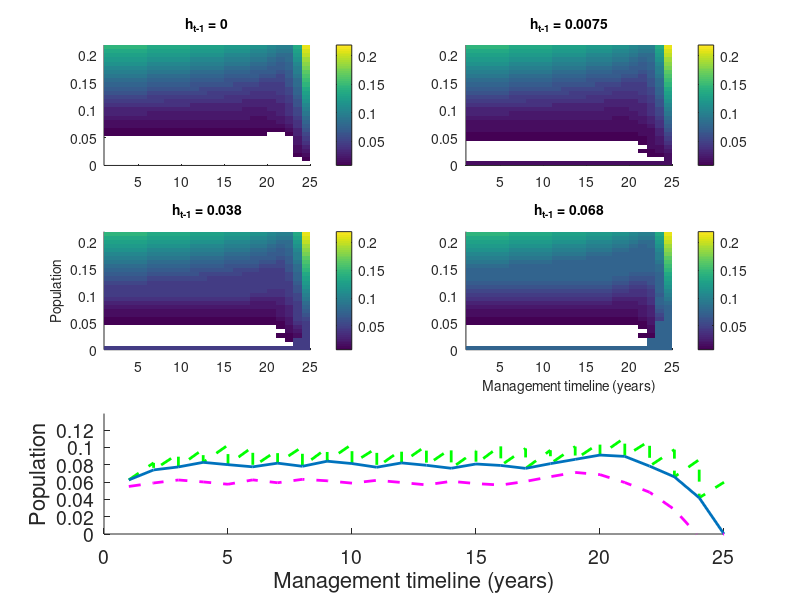

Write the MATLAB code that produced this figure. (Note: this script raises an error after producing the figure.)
function [D,SDP_Mat,xt_h] = Reed_SDP_with_changecosts(DISCRETISE,SIM,ChangeCost,OptTime)
% REED_SDP_with_changecosts implements a numerical version of a variant of the SDP described in:
%       Reed, W.J., 1979. Optimal Escapement Levels in Stochastic and
%       Deterministic Harvesting Models. Journal of Environmental Economics
%       and Management. 6: 350-363.
%
%       Reed's original formulation has been changed to include a cost
%       associated with increasing or decreasing the harvest.
%
%       Updated: December 7 2011
% 
%   [D,SDP_Mat,xt_h,xt,x_ph] = REED_SDP_with_changecosts(DISCRETISE,SIM,ChangeCost,OptTime)
%   
%   Inputs are:
%           DISCRETISE  - the resolution at which the state space (i.e., the 
%                         number of fish in the population) is discretised.
%           SIM         - a binary stating whether a stochastic forward simulation
%                         of the population should be run and outputted. 
%           ChangeCost  - the cost of changing the harvest rate. Value is
%                         in the units of harvest, and is per-unit-harvest-change. 
%           OptTime     - length of the project period 
%
%   % Outputs 
%           D           - The #States x Tmax state-dependent optimal decision matrix
%           SDP_Mat     - The markovian state transition matrix
%           xt_h        - The population level through time
% 

if nargin < 3; DISCRETISE = 30; SIM = 1; ChangeCost = 0.05; OptTime = 25; disp('Running defaults'); end
A = 1.5; B = 4; % Beverton-Holt parameters
K = (A-1)/B; % K is the equilibrium population in the absence of stochasticity and harvest
delta = 0.05; % The economic discount rate
dev = 0.1; % Standard deviation of the noise process
n_vec = linspace(0,1.75*K,DISCRETISE); % Vector of population sizes

% Details of all the states. Col 1 = current abundance. Col 2 = previous% harvest rate
States = [repmat(n_vec',DISCRETISE,1) reshape(repmat(n_vec,DISCRETISE,1),DISCRETISE^2,1)]; 
S = length(States); % Number of states

% CREATE TRANSITION MATRICES CORRESPONDING TO ALTERNATE ACTIONS
SDP_Mat = zeros(S,S,DISCRETISE);
for q = 1:DISCRETISE % Cycle through all the harvest options
    h = n_vec(q); % Harvest option being considered in this round of the loop
    for i = 1:DISCRETISE % Pop is in state i
        x1 = States(i,1); % Pop has abundance x1
        x2_exp = SubBevHolt(x1,A,B,h); % What the next abundance is expected to be
        if x2_exp == 0; SDP_Mat(i+[0:DISCRETISE:DISCRETISE^2-DISCRETISE],(q-1)*DISCRETISE+1,q) = 1; else % If all transitions are to negative abundances
            PropChange = n_vec./x2_exp; % The proportional change required for a given state transition
            Prob = lognpdf(PropChange,0,dev); % The associated probability of each transition according to the Lognormal PDF
            SDP_Mat(i,(q-1)*DISCRETISE + [1:DISCRETISE],q) = Prob./sum(Prob); % Store the normalised transition probability in the transition matrix
            SDP_Mat(i+[0:DISCRETISE:DISCRETISE^2-DISCRETISE],(q-1)*DISCRETISE + [1:DISCRETISE],q) = ...
                repmat(Prob./sum(Prob),DISCRETISE,1); % Store the normalised transition probability in the transition matrix
        end
    end
end

V = zeros(S,1); % No scrap value
% IDENTIFY THE DYNAMIC OPTIMUM USING BACKWARD ITERATION 
for Timestep = 1:OptTime
    for i = 1:DISCRETISE % Try out all the potential harvest rates
        V1(:,i) = SDP_Mat(:,:,i)*V ... % The value of expected future dynamics
                  %% shouldn't this be the min of HVec and n_vec?  I guess n_vec = HVec, but still
                  + min(n_vec(i),States(:,1))*exp(-delta*(OptTime-Timestep)) ... % The value of the current harvest
                  - ChangeCost*abs(n_vec(i)-States(:,2)); % The cost of changing the harvest strategy
    end
    [V,D(:,OptTime-Timestep+1)] = max(V1,[],2); % Choose the optimal harvest rate
end

if SIM > 0
    if SIM < 5
        figure(1), clf % PLOTTING FUNCTIONS
        subplot(3,2,1), cla, hold on, xlim([1 OptTime]), set(gca,'fontsize',10), ZZ = n_vec(D); ZZ(ZZ==0)=nan;
        P=pcolor([OptTime:-1:1],n_vec,ZZ((0*DISCRETISE)+[1:DISCRETISE],end:-1:1)); set(P,'edgecolor','none'), colorbar
        title('h_{t-1} = 0','fontsize',10), axis tight
        
        subplot(3,2,2), cla, hold on, xlim([1 OptTime]), set(gca,'fontsize',10), ZZ = n_vec(D); ZZ(ZZ==0)=nan;
        P=pcolor([OptTime:-1:1],n_vec,ZZ((2*DISCRETISE)+[1:DISCRETISE],end:-1:1)); set(P,'edgecolor','none'), colorbar, axis tight
        title(['h_{t-1} = ' num2str(n_vec(2),2)],'fontsize',10)
        subplot(3,2,3), cla, hold on, xlim([1 OptTime]), set(gca,'fontsize',10), ZZ = n_vec(D); ZZ(ZZ==0)=nan;
        P=pcolor([OptTime:-1:1],n_vec,ZZ((6*DISCRETISE)+[1:DISCRETISE],end:-1:1)); set(P,'edgecolor','none'), colorbar, axis tight
        title(['h_{t-1} = ' num2str(n_vec(6),2)],'fontsize',10)
        ylabel('Population','fontsize',10), axis tight
        subplot(3,2,4), cla, hold on, xlim([1 OptTime]), set(gca,'fontsize',10), ZZ = n_vec(D); ZZ(ZZ==0)=nan;
        P=pcolor([OptTime:-1:1],n_vec,ZZ((10*DISCRETISE)+[1:DISCRETISE],end:-1:1)); set(P,'edgecolor','none'), colorbar, axis tight
        title(['h_{t-1} = ' num2str(n_vec(10),2)],'fontsize',10)
        xlabel('Management timeline (years)','fontsize',10)
        
        subplot(3,2,[5 6]), hold on, set(gca,'fontsize',14)
        [xt_h,xt,x_ph] = ForwardSimulate(K/2,A,B,D,dev,n_vec,n_vec);
    else
    	figure(2), subplot(2,2,SIM-4), cla, hold on, xlim([1 OptTime]), set(gca,'fontsize',14)
        ZZ = n_vec(D); ZZ(ZZ==0)=nan;
        P=pcolor([OptTime:-1:1],n_vec,ZZ((0*DISCRETISE)+[1:DISCRETISE],end:-1:1)); set(P,'edgecolor','none'), colorbar
        title(['Penalty = ' num2str(ChangeCost,2) 'x magnitude'],'fontsize',14)
        xlabel('Management timeline (years)','fontsize',14)
        ylabel('Population','fontsize',14), axis tight, figure(1)
    end
end
save ResultsOfChangingCost
function x2 = SubBevHolt(x1,A,B,h)
x1_minus_h = max(0,x1-h);
x2 = max(0,A*(x1_minus_h)/(1+B*(x1_minus_h)));

function [xt_h,xt,x_ph] = ForwardSimulate(x0,A,B,D,dev,n,H)
OptTime = size(D,2); xt_h = x0; xt = x0; x_ph = x0;% Initial conditions
for t = 1:OptTime-1
    [~,St] = min(abs(n-xt_h(end))); % Current state
    ht = H(D(St,t+1)); % The corresponding optimal harvest
    zt = dev*randn+1; % Realised stochasticity this year
    zt = dev*lognrnd(0,dev)+1; % Realised stochasticity this year
    x_ph(t) = xt_h(t)-ht; % The population size after harvesting takes place
    xt_h(t+1) = zt*max(0,A*x_ph(t)/(1+B*x_ph(t))); % Population dynamics with harvest
    xt(t+1) = zt*max(0,A*xt_h(t)/(1+B*xt_h(t))); % What would have happened without harvest
end
MixX = [1:length(xt); 1:length(xt)]; MixX = MixX(1:end-1);
Mix = [xt;xt_h]; Mix = Mix(1:end-1); plot(MixX,Mix,'g--','linewidth',2)
plot([1:OptTime],xt_h,'linewidth',2)
plot([1:OptTime],[x_ph xt_h(end)],'m--','linewidth',2), ylim([0 1.25*max([xt_h,xt])])
xlabel('Management timeline (years)','fontsize',16)
ylabel('Population','fontsize',16)
L=legend('N(t) without harvest','N(t)','Post-harvest population',2); set(L,'fontsize',12)
